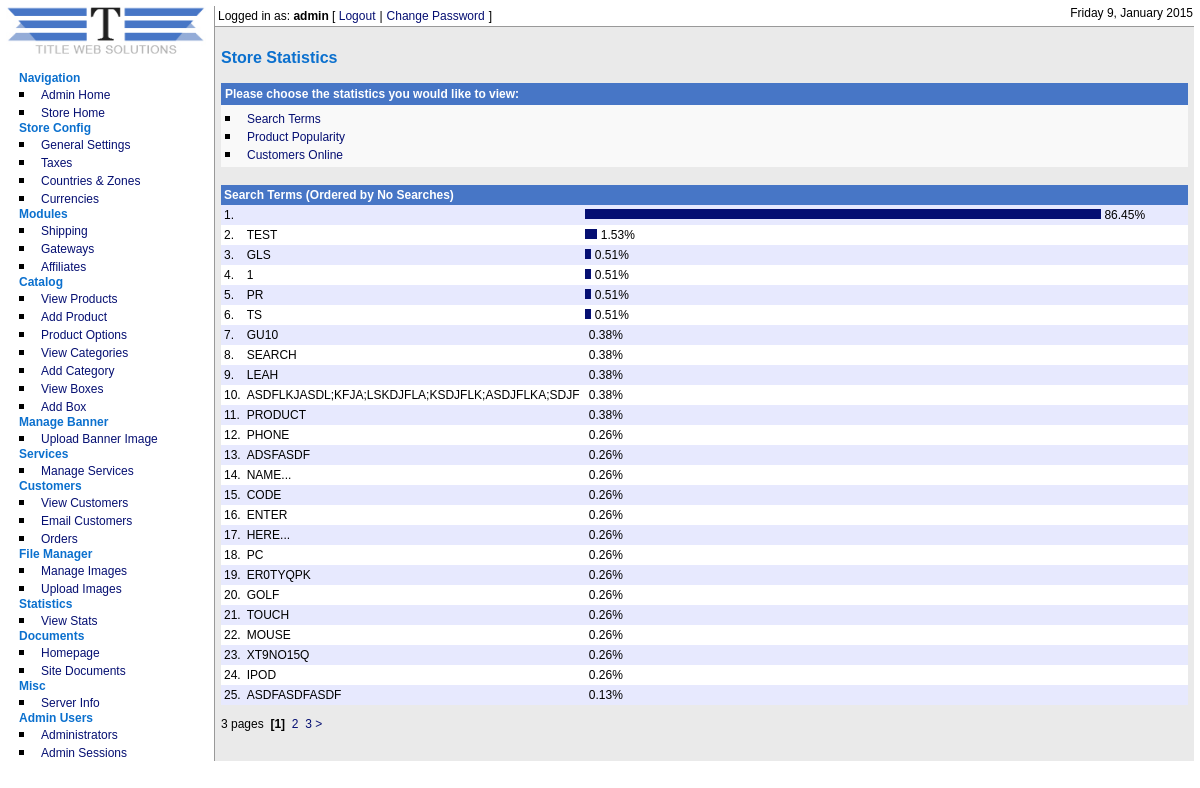
The app's page /admin/stats/index.php?stats=searchTerms (signed in) with its own data.
### tables this page shows
CREATE TABLE IF NOT EXISTS `cubecart_admin_users` (
  `adminId` int(11) NOT NULL AUTO_INCREMENT,
  `name` varchar(255) NOT NULL DEFAULT '',
  `username` varchar(255) NOT NULL DEFAULT '',
  `password` varchar(32) NOT NULL DEFAULT '',
  `email` varchar(255) NOT NULL DEFAULT '',
  `noLogins` int(11) NOT NULL DEFAULT '0',
  `isSuper` int(11) NOT NULL DEFAULT '0',
  `notes` text,
  `failLevel` int(1) NOT NULL DEFAULT '0',
  `blockTime` int(10) NOT NULL DEFAULT '0',
  `lastTime` int(10) NOT NULL DEFAULT '0',
  KEY `adminId` (`adminId`)
);

CREATE TABLE IF NOT EXISTS `cubecart_search` (
  `searchstr` varchar(255) NOT NULL DEFAULT '',
  `hits` int(64) NOT NULL DEFAULT '0',
  `id` int(64) NOT NULL AUTO_INCREMENT,
  PRIMARY KEY (`id`)
);

### admin/stats/index.php (the view, shortened to what the rows shown need)
<?php
include_once("../../includes/global.inc.php");
require_once("../../classes/db.inc.php");
$db = new db();
include_once("../../includes/functions.inc.php");
$config = fetchDbConfig("config");
include_once("../../language/".$config['defaultLang']."/lang.inc.php");
include_once("../../includes/sslSwitch.inc.php");
include_once("../includes/auth.inc.php");
include_once("../includes/header.inc.php");
include_once("../../classes/db.inc.php");
$rowsPerPage = 25;
if(isset($_GET['page'])){
	$page = $_GET['page'];
} else {
	$page = 0;
}
?>
<?php
switch ($_GET['stats']) {
	case "searchTerms";
	$db = new db();
	$query = "SELECT * FROM ".$glob['dbprefix']."CubeCart_search ORDER BY hits DESC";
	$results = $db->select($query, $rowsPerPage, $page);
	$totalHits = $db->select("SELECT sum(hits) as totalHits FROM  ".$glob['dbprefix']."CubeCart_search");
	$totalHits = $totalHits[0]['totalHits'];
?>
<br />
<table width="100%" border="0" cellpadding="3" cellspacing="0" class="mainTable">
  <?php if($results==TRUE) {
			for ($i=0; $i<count($results); $i++){
			$percentage = 100*($results[$i]['hits'] / $totalHits);
			$rank = ($page * $rowsPerPage) + ($i + 1);
  			$cellColor = cellColor($i);
  ?>
  <tr>
    <td class="<?php echo $cellColor; ?>" width="15"><span class="copyText"><?php echo $rank; ?>.</span></td>
    <td class="<?php echo $cellColor; ?>" width="100" nowrap='nowrap'><span class="copyText"><?php echo $results[$i]['searchstr']; ?></span></td>
    <td class="<?php echo $cellColor; ?>" nowrap='nowrap'><span class="copyText"><img src="../images/statsBar.gif" alt="" width="<?php echo sprintf("%.0f",$percentage); ?>%" height="10" title="" /> <?php echo sprintf("%.2f",$percentage); ?>%</span></td>
  </tr>
		<?php } ?>
  <?php	} else { ?>
  <tr>
    <td colspan="3"><span class="copyText"><?php echo $lang['admin']['stats']['sorry_no_data'];?></span></td>
  </tr>
  <?php } ?>
</table>
<?php
	break;
?>
<?php }  ?>
<?php include("../includes/footer.inc.php"); ?>

### admin/includes/header.inc.php (shortened to what the rows shown need)
<!DOCTYPE HTML PUBLIC "-//W3C//DTD XHTML 1.0 Transitional//EN" "http://www.w3.org/TR/xhtml1/DTD/xhtml1-transitional.dtd">
<html xmlns="http://www.w3.org/1999/xhtml">
<head>
<link href="<?php echo $GLOBALS['rootRel']; ?>admin/styles/style.css" rel="stylesheet" type="text/css" />
</head>
<body>
<?php
if(isset($_SESSION['ccAdmin']) && strpos(dirname($_SERVER['PHP_SELF']), $_SESSION['ccAdminPath']) == 0){ ?>
<table width="100%" border="0" cellspacing="0" cellpadding="0">
  <tr>
    <td valign="top" width="180" rowspan="3" class="tdNav">
<?php include($GLOBALS['rootDir']."/admin/includes/navigation.inc.php"); ?>
	</td>
  </tr>
  <tr>
  <td valign="top" class="tdContent">
<div id="topBar">
<div id="loginBar">
	<span class="txtLogin"><?php echo $lang['admin']['incs']['logged_in_as'];?> <strong><?php echo $ccAdminData[0]['username']; ?></strong> [ </span><a href="<?php echo $GLOBALS['rootRel']; ?>admin/logout.php" class="txtLink"><?php echo $lang['admin']['incs']['logout'];?></a> <span class="txtLogin">|</span> <a href="<?php echo $GLOBALS['rootRel'];?>admin/adminusers/changePass.php" class="txtLink"><?php echo $lang['admin']['incs']['change_pass'];?></a> <span class="txtLogin">]</span>
</div>
<div id="dateBar">
	<span class="txtLogin"><?php echo formatTime(time(),$strftime); ?></span>
</div>
</div>
<div id="contentPad">
<?php } ?>

### records on screen
cubecart_admin_users: username "admin"
cubecart_search: searchstr "TEST"
cubecart_search: searchstr "GLS"
cubecart_search: searchstr "1"
cubecart_search: searchstr "PR"
cubecart_search: searchstr "TS"
cubecart_search: searchstr "GU10"
cubecart_search: searchstr "SEARCH"
cubecart_search: searchstr "LEAH"
cubecart_search: searchstr "ASDFLKJASDL;KFJA;LSKDJFLA;KSDJFLK;ASDJFLKA;SDJF"
cubecart_search: searchstr "PRODUCT"
cubecart_search: searchstr "PHONE"
cubecart_search: searchstr "ADSFASDF"
cubecart_search: searchstr "NAME..."
cubecart_search: searchstr "CODE"
cubecart_search: searchstr "ENTER"
cubecart_search: searchstr "HERE..."
cubecart_search: searchstr "PC"
cubecart_search: searchstr "ER0TYQPK"
cubecart_search: searchstr "GOLF"
cubecart_search: searchstr "TOUCH"
cubecart_search: searchstr "MOUSE"
cubecart_search: searchstr "XT9NO15Q"
cubecart_search: searchstr "IPOD"
cubecart_search: searchstr "ASDFASDFASDF"

### other values on screen
$lang['admin']['nav']['navigation'] "Navigation"
$lang['admin']['nav']['admin_home'] "Admin Home"
$lang['admin']['nav']['store_home'] "Store Home"
$lang['admin']['nav']['store_config'] "Store Config"
$lang['admin']['nav']['gen_settings'] "General Settings"
$lang['admin']['nav']['taxes'] "Taxes"
$lang['admin']['nav']['countries_zones'] "Countries & Zones"
$lang['admin']['nav']['currencies'] "Currencies"
$lang['admin']['nav']['modules'] "Modules"
$lang['admin']['nav']['shipping'] "Shipping"
$lang['admin']['nav']['gateways'] "Gateways"
$lang['admin']['nav']['affiliates'] "Affiliates"
$lang['admin']['nav']['catalog'] "Catalog"
$lang['admin']['nav']['view_products'] "View Products"
$lang['admin']['nav']['add_product'] "Add Product"
